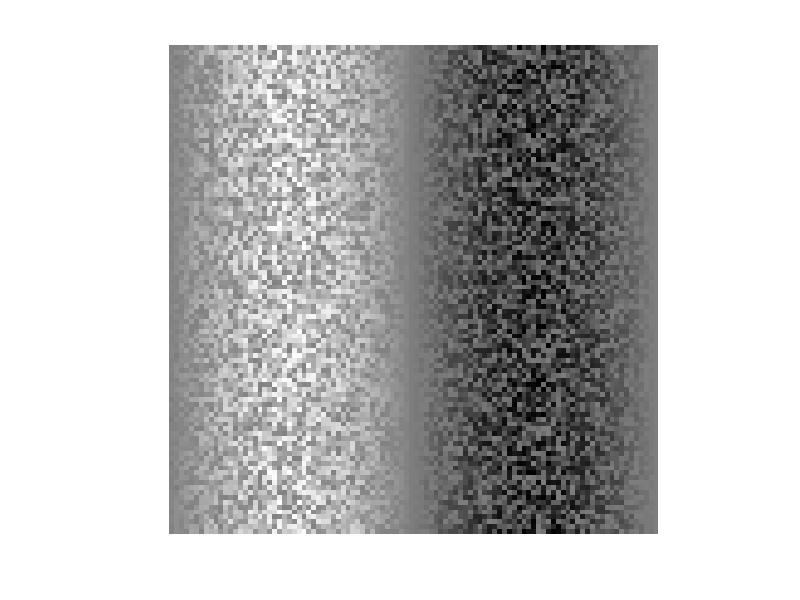
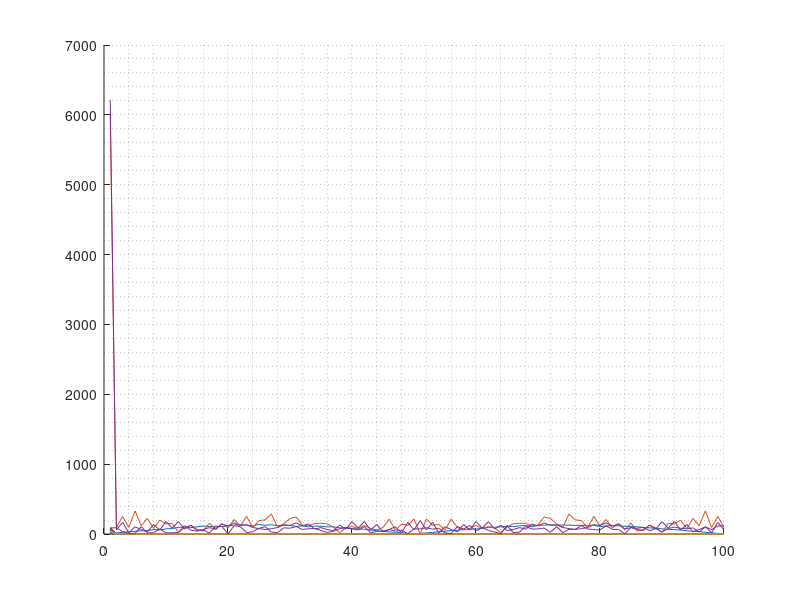

MATLAB code for these plots, in order:
parametr= 100;
random_pic = randi(255,parametr,"double");%Созданик картинки
for i=1:parametr
    Sinus (1:parametr, i) = random_pic (1:parametr, i).*sin(pi*i/(parametr/2));%Наша синусойда
end
[x]=random_pic;
[y]=random_pic;
z=sqrt(x.^2+y.^2);
c=z>15;
figure(1);%Вывод графика
imshow(Sinus,[ ]);%
s1=sum(Sinus,1)/parametr;%Сумма всех столбцов измененного изображения
s5=sum(random_pic,1)/parametr;
figure(2);%Вывод графика
grid minor; hold on;
plot(abs(s1));
Fur=fftshift(fft(s1));%Преобразование Фурье
FurFilter=Fur.*c;
% Fur((parametr/10):parametr-((parametr/10)+(parametr/100)))=0;%Удаление высоких частот
s2=ifft(FurFilter);%Обратное преобразование Фурье
plot(abs(s2));%Вывод графика
plot(Sinus(:,8));%
Srednee1 = mean(s5);%Среднее значение нашего входящего изображения
Srednee2 = mean(abs(s2));%Среднее значение нашего измененного изображения
D4=var(Sinus);
D1=var(s5);
D2=var(s2);
D3=D2/D1;
limit= 1;
if D3 > limit
    disp('Картинка не взвешенная')
else
    disp('Картинка взвешенная')
end
% figure(3);%Вывод графика
% plot(V); grid minor; hold on;
% plot(s2);
% figure(2);
% plot(abs(Fur));